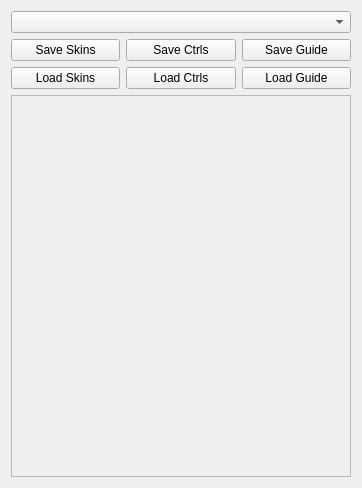
<?xml version="1.0" encoding="UTF-8"?>
<ui version="4.0">
 <class>Form</class>
 <widget class="QWidget" name="Form">
  <property name="geometry">
   <rect>
    <x>0</x>
    <y>0</y>
    <width>362</width>
    <height>488</height>
   </rect>
  </property>
  <property name="windowTitle">
   <string>Form</string>
  </property>
  <layout class="QGridLayout" name="gridLayout">
   <item row="1" column="0">
    <layout class="QHBoxLayout" name="horizontalLayout">
     <item>
      <widget class="QPushButton" name="save_skins_button">
       <property name="text">
        <string>Save Skins</string>
       </property>
      </widget>
     </item>
     <item>
      <widget class="QPushButton" name="save_ctrls_button">
       <property name="text">
        <string>Save Ctrls</string>
       </property>
      </widget>
     </item>
     <item>
      <widget class="QPushButton" name="save_guide_button">
       <property name="text">
        <string>Save Guide</string>
       </property>
      </widget>
     </item>
    </layout>
   </item>
   <item row="2" column="0">
    <layout class="QHBoxLayout" name="horizontalLayout_2">
     <item>
      <widget class="QPushButton" name="load_skins_button">
       <property name="text">
        <string>Load Skins</string>
       </property>
      </widget>
     </item>
     <item>
      <widget class="QPushButton" name="load_ctrls_button">
       <property name="text">
        <string>Load Ctrls</string>
       </property>
      </widget>
     </item>
     <item>
      <widget class="QPushButton" name="load_guide_button">
       <property name="text">
        <string>Load Guide</string>
       </property>
      </widget>
     </item>
    </layout>
   </item>
   <item row="3" column="0">
    <widget class="QScrollArea" name="scrollArea">
     <property name="widgetResizable">
      <bool>true</bool>
     </property>
     <widget class="QWidget" name="scrollAreaWidgetContents">
      <property name="geometry">
       <rect>
        <x>0</x>
        <y>0</y>
        <width>342</width>
        <height>365</height>
       </rect>
      </property>
      <layout class="QGridLayout" name="gridLayout_2">
       <item row="0" column="0">
        <layout class="QVBoxLayout" name="verticalLayout"/>
       </item>
       <item row="1" column="0">
        <spacer name="verticalSpacer">
         <property name="orientation">
          <enum>Qt::Vertical</enum>
         </property>
         <property name="sizeHint" stdset="0">
          <size>
           <width>20</width>
           <height>40</height>
          </size>
         </property>
        </spacer>
       </item>
      </layout>
     </widget>
    </widget>
   </item>
   <item row="0" column="0">
    <widget class="QComboBox" name="files_combo_box"/>
   </item>
  </layout>
 </widget>
 <resources/>
 <connections/>
</ui>
